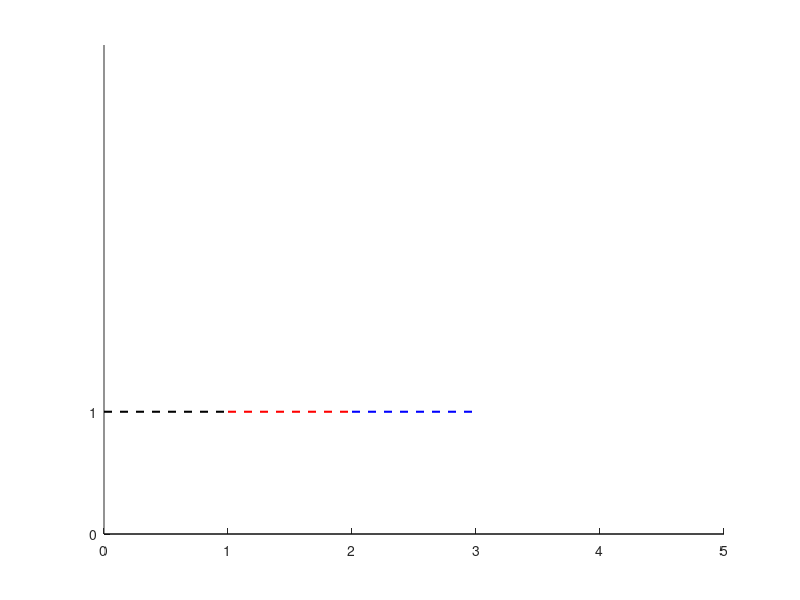
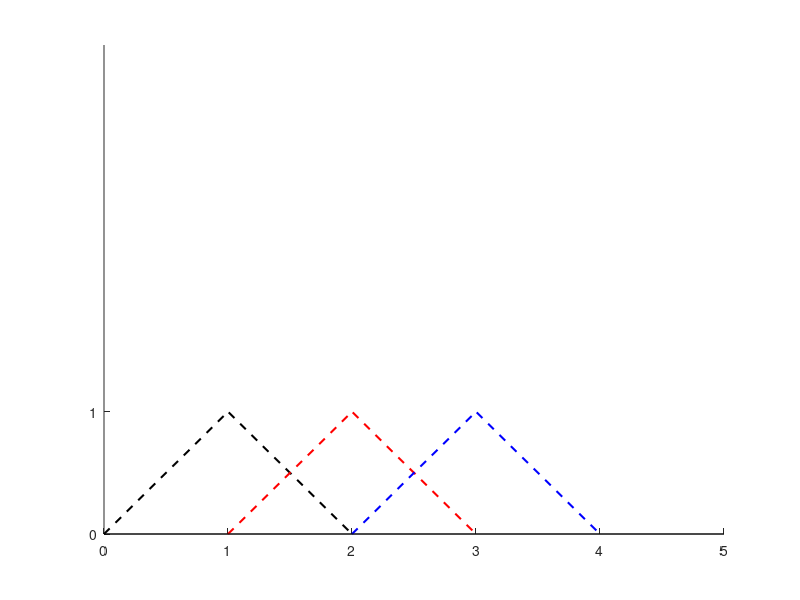
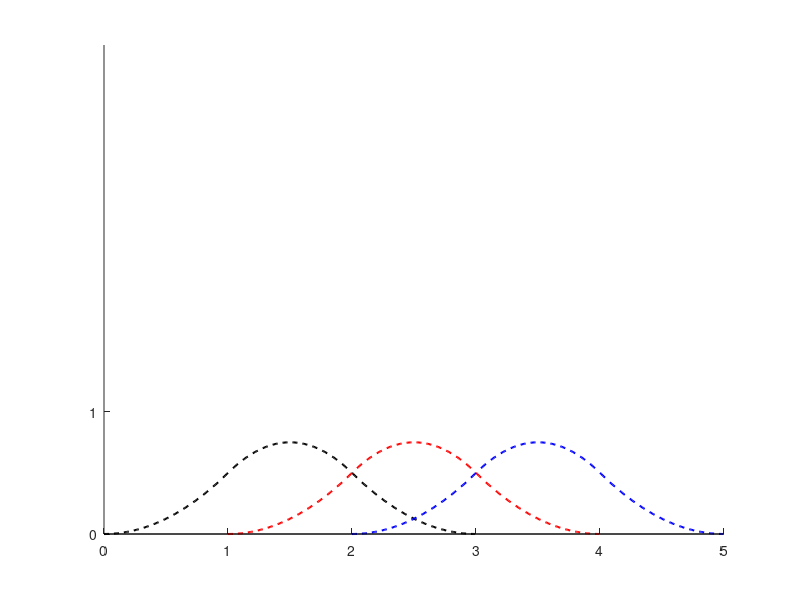

Recreate these plots in MATLAB, in order.
%Plots B-spline basis functions of order 0,1,2

figure(1)
clf('reset');
hold on
plot([0,1],[1,1],'k--', 'LineWidth', 1.5)
plot([1,2],[1,1],'r--', 'LineWidth', 1.5)
plot([2,3],[1,1],'b--', 'LineWidth', 1.5)
plot([0,5],[0,0],'k-')
xlim([0,5])
ylim([0,4])
xticks([0 1 2 3 4 5])
yticks([0 1])
%%
figure(2)
clf('reset');
hold on
plot([0 1 2],[0 1 0],'k--', 'LineWidth', 1.5);
plot([1 2 3],[0 1 0],'r--', 'LineWidth', 1.5);
plot([2 3 4],[0 1 0],'b--', 'LineWidth', 1.5);
plot([0,5],[0,0],'k-')
xlim([0,5])
ylim([0,4])
xticks([0 1 2 3 4 5])
yticks([0 1])
%%
figure(3)
clf('reset');
hold on
x = linspace(0,0.99,100);
y = (x.^2)/2;
x = linspace(1,1.99,100);
y = [y, (-2*x.^2 + 6*x - 3)/2];
x = linspace(2,2.99,100);
y = [y, ((3 - x).^2)/2];
plot(linspace(0,2.99,300),y,'k--', 'LineWidth', 1.5);
plot(linspace(1,3.99,300),y,'r--', 'LineWidth', 1.5);
plot(linspace(2,4.99,300),y,'b--', 'LineWidth', 1.5);
plot([0,5],[0,0],'k-')
xlim([0,5])
ylim([0,4])
xticks([0 1 2 3 4 5])
yticks([0 1])
